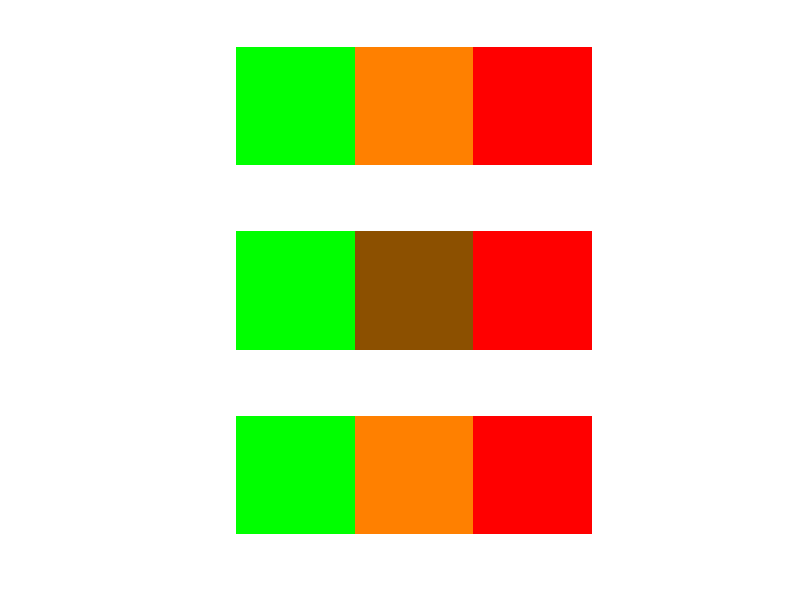

Reproduce this figure in MATLAB.
close all;
clear all;
clc;
ht=50;
w=50;
wt=3*w;

I1=zeros(ht,wt,3);
I1(1:ht, 1:w , 2)=255;

I2=zeros(ht,wt,3);
I2(1:ht, 1:w , 2)=255;

I3=zeros(ht,wt,3);


%%%%%%%
I3(1:ht, 1:w , 2)=255;
I1(1:ht, w+1:2*w,1)=255;
I1(1:ht, w+1:2*w,2)=128;
I1(1:ht, w+1:2*w,3)=0;

I1(1:ht, 2*w+1:3*w, 1)=255;
%%%%%%%%
I3(1:ht, 1:w , 2)=255;
I2(1:ht, w+1:2*w,1)=140;
I2(1:ht, w+1:2*w,2)=80;
I2(1:ht, w+1:2*w,3)=0;

I2(1:ht, 2*w+1:3*w, 1)=255;

%%%%%%%%
I3(1:ht, 1:w , 2)=255;
I3(1:ht, w+1:2*w,1)=255;
I3(1:ht, w+1:2*w,2)=128;
I3(1:ht, w+1:2*w,3)=0;

I3(1:ht, 2*w+1:3*w, 1)=255;
%%%%%%%%


h1=figure;
I1=uint8(I1);
I2=uint8(I2);
I3=uint8(I3);


subplot(3,1,1);
imshow(I1);
subplot(3,1,2);
imshow(I2);
subplot(3,1,3);
imshow(I3);

